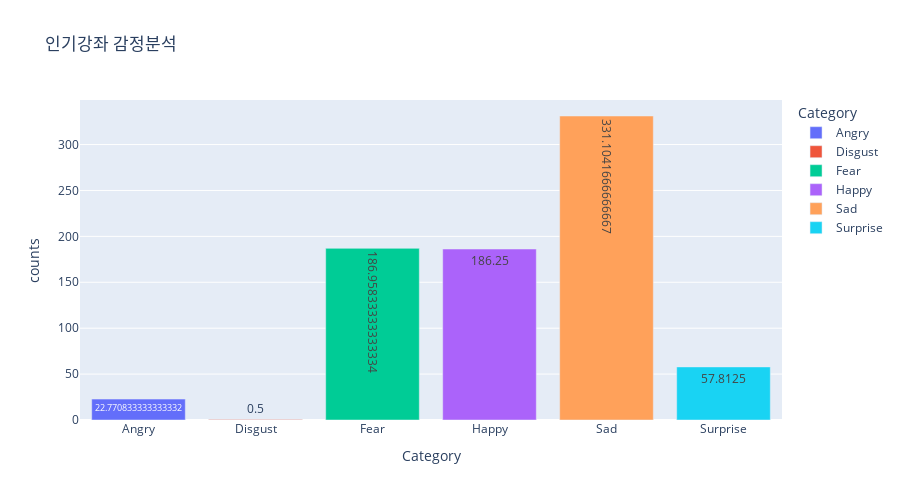

Write notebook code for a chart like this one.
### Code cell
import plotly.express as px

# 가상의 데이터 생성
data = {'Category': ['Angry', 'Disgust','Fear','Happy','Sad','Surprise'],
        'counts': [Angry1,Disgust1,Fear1,Happy1,Sad1,Surprise1]} 

# 데이터프레임 생성
df = pd.DataFrame(data)

# 막대 그래프 그리기
fig = px.bar(df, x='Category', y='counts', text='counts',
             title='인기강좌 감정분석', labels={'counts': 'counts'}, # labels는 바꿔도 됨 없애도 되고
             color='Category', height=500)

# 그래프 보여주기
fig.show()

### Figure 1 — Plotly figure (JSON) as saved in the notebook; plotly's stock layout.template omitted (floating-point values rounded to 4 significant figures)
{"data": [{"alignmentgroup": "True", "hovertemplate": "Category=%{x}<br>counts=%{text}<extra></extra>", "legendgroup": "Angry", "marker": {"color": "#636efa", "pattern": {"shape": ""}}, "name": "Angry", "offsetgroup": "Angry", "orientation": "v", "showlegend": true, "text": [22.77], "textposition": "auto", "type": "bar", "x": ["Angry"], "xaxis": "x", "y": [22.77], "yaxis": "y"}, {"alignmentgroup": "True", "hovertemplate": "Category=%{x}<br>counts=%{text}<extra></extra>", "legendgroup": "Disgust", "marker": {"color": "#EF553B", "pattern": {"shape": ""}}, "name": "Disgust", "offsetgroup": "Disgust", "orientation": "v", "showlegend": true, "text": [0.5], "textposition": "auto", "type": "bar", "x": ["Disgust"], "xaxis": "x", "y": [0.5], "yaxis": "y"}, {"alignmentgroup": "True", "hovertemplate": "Category=%{x}<br>counts=%{text}<extra></extra>", "legendgroup": "Fear", "marker": {"color": "#00cc96", "pattern": {"shape": ""}}, "name": "Fear", "offsetgroup": "Fear", "orientation": "v", "showlegend": true, "text": [187.0], "textposition": "auto", "type": "bar", "x": ["Fear"], "xaxis": "x", "y": [187.0], "yaxis": "y"}, {"alignmentgroup": "True", "hovertemplate": "Category=%{x}<br>counts=%{text}<extra></extra>", "legendgroup": "Happy", "marker": {"color": "#ab63fa", "pattern": {"shape": ""}}, "name": "Happy", "offsetgroup": "Happy", "orientation": "v", "showlegend": true, "text": [186.2], "textposition": "auto", "type": "bar", "x": ["Happy"], "xaxis": "x", "y": [186.2], "yaxis": "y"}, {"alignmentgroup": "True", "hovertemplate": "Category=%{x}<br>counts=%{text}<extra></extra>", "legendgroup": "Sad", "marker": {"color": "#FFA15A", "pattern": {"shape": ""}}, "name": "Sad", "offsetgroup": "Sad", "orientation": "v", "showlegend": true, "text": [331.1], "textposition": "auto", "type": "bar", "x": ["Sad"], "xaxis": "x", "y": [331.1], "yaxis": "y"}, {"alignmentgroup": "True", "hovertemplate": "Category=%{x}<br>counts=%{text}<extra></extra>", "legendgroup": "Surprise", "marker": {"color": "#19d3f3", "pattern": {"shape": ""}}, "name": "Surprise", "offsetgroup": "Surprise", "orientation": "v", "showlegend": true, "text": [57.81], "textposition": "auto", "type": "bar", "x": ["Surprise"], "xaxis": "x", "y": [57.81], "yaxis": "y"}], "layout": {"barmode": "relative", "height": 500, "legend": {"title": {"text": "Category"}, "tracegroupgap": 0}, "title": {"text": "인기강좌 감정분석"}, "xaxis": {"anchor": "y", "categoryarray": ["Angry", "Disgust", "Fear", "Happy", "Sad", "Surprise"], "categoryorder": "array", "domain": [0, 1], "title": {"text": "Category"}}, "yaxis": {"anchor": "x", "domain": [0, 1], "title": {"text": "counts"}}}}
